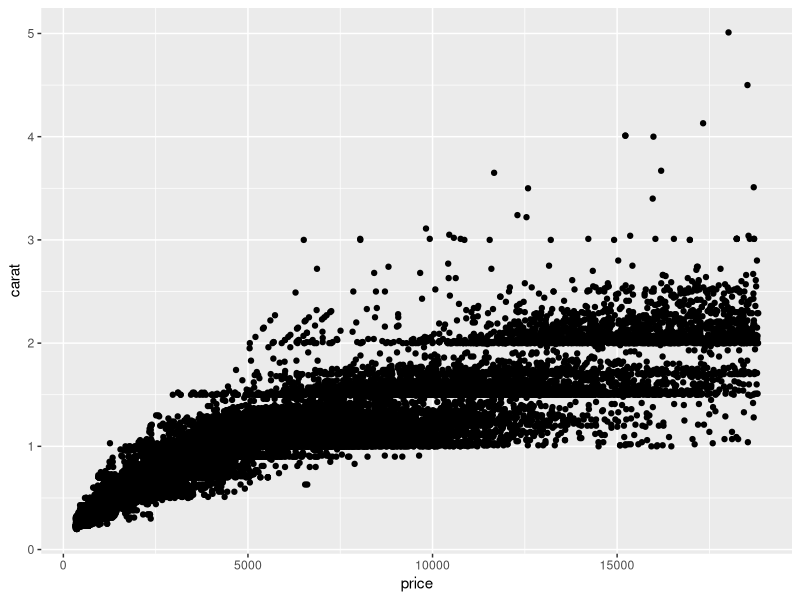
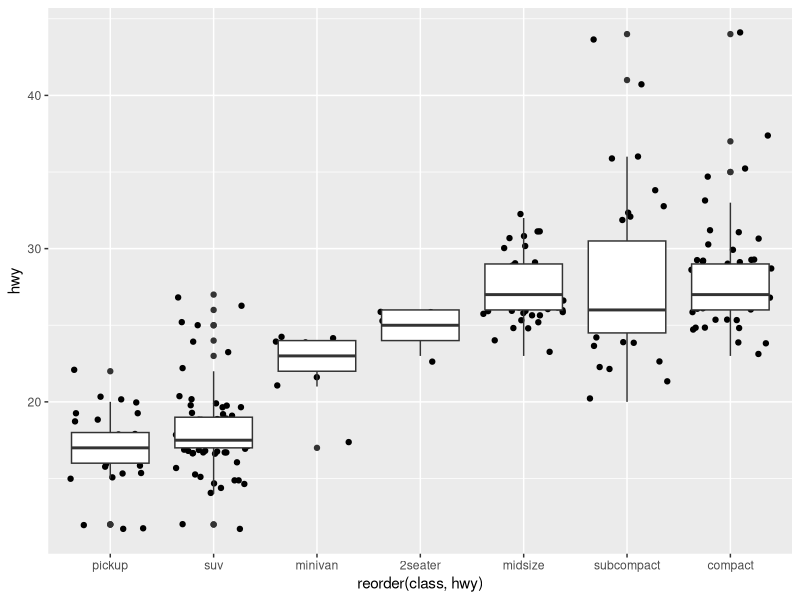
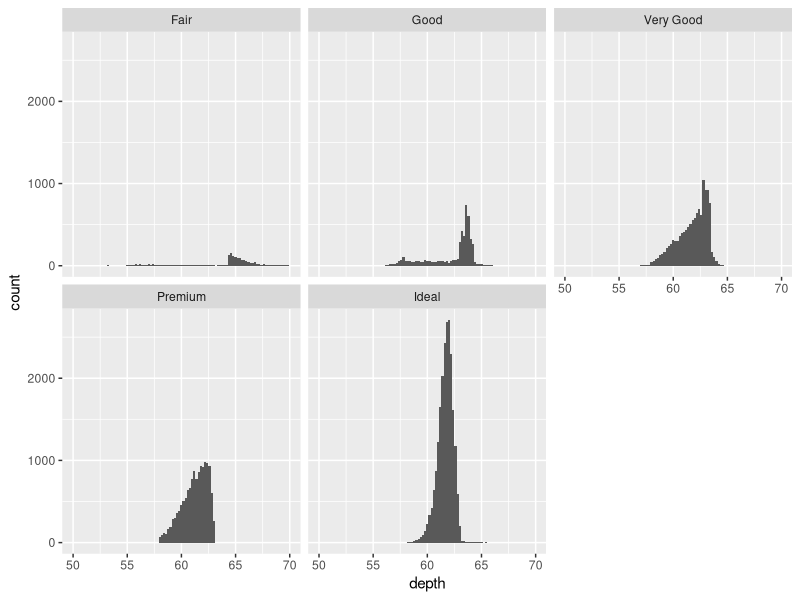
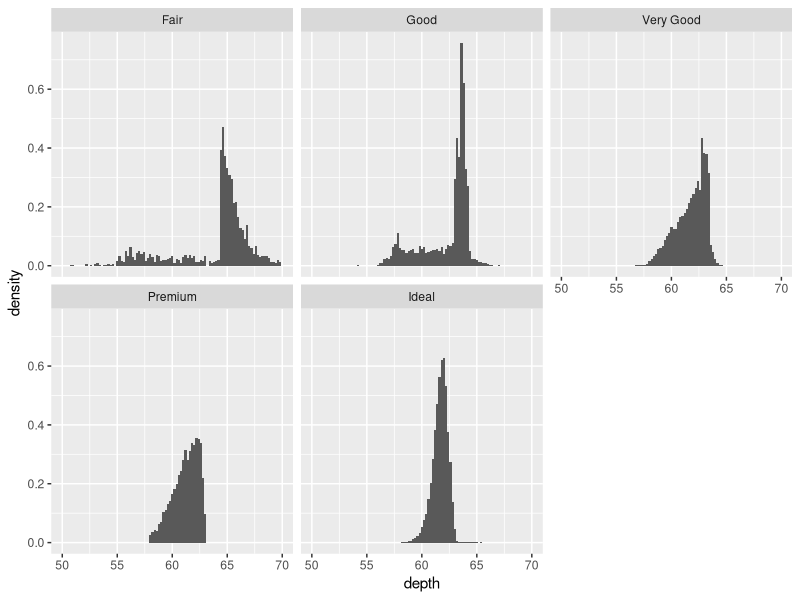
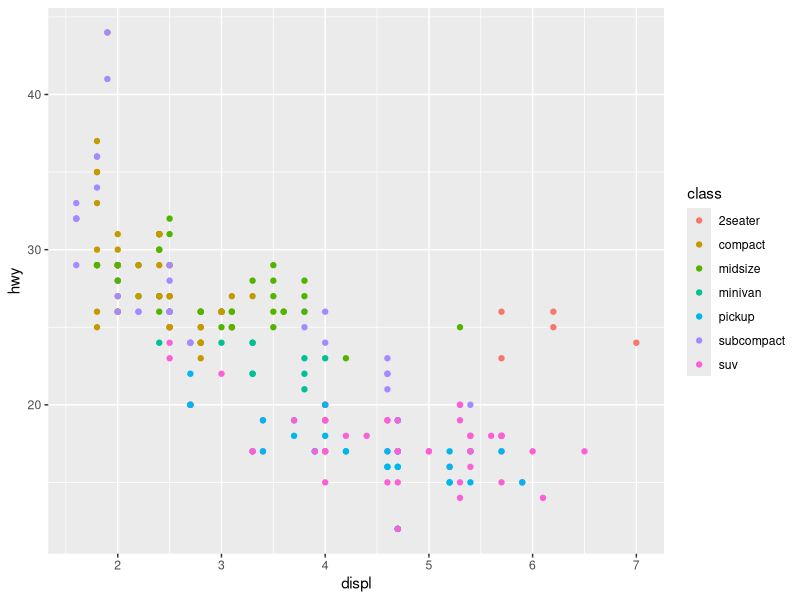
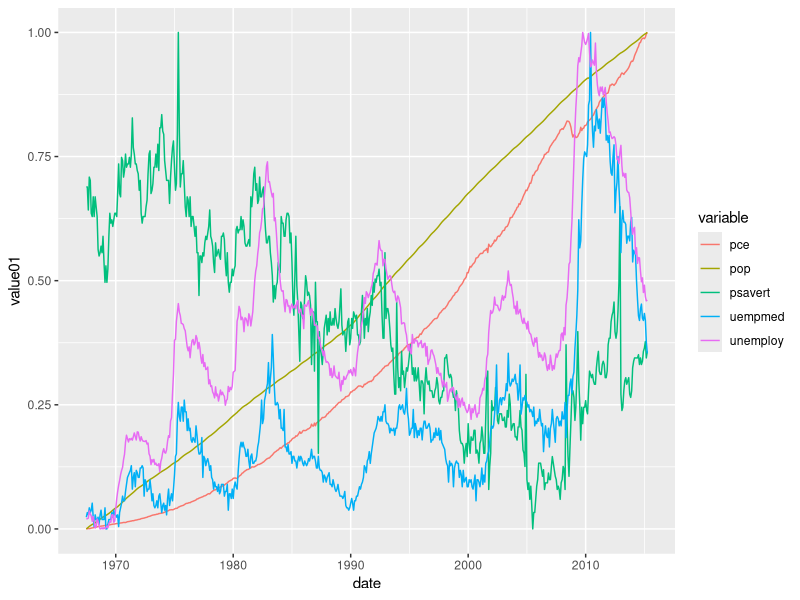

Source code (R) for these figures, in order: (Note: this script raises an error after producing the figures.)
## ---- chunk 1
install.packages("ggplot2")
library(ggplot2)

ggplot(diamonds, aes(x = price, y = carat)) +
  geom_point()
## ---- chunk 2
ggplot(mpg, aes(reorder(class, hwy), hwy)) +
  geom_jitter() +
  geom_boxplot()
## ---- chunk 3

#Plot count
ggplot(diamonds, aes(depth)) +
  geom_histogram(aes(y = ..count..), binwidth=0.2) +
  facet_wrap(~ cut) + xlim(50, 70)

#Plot density
ggplot(diamonds, aes(depth)) +
  geom_histogram(aes(y = ..density..), binwidth=0.2) +
  facet_wrap(~ cut) + xlim(50, 70)
## ---- chunk 4
ggplot(mpg, aes(displ, hwy, color = class)) +
  geom_point()

## ---- chunk 5
ggplot(economics_long,aes(date,value01,group=variable,color=variable))+geom_line()
ggplot(ecnomics_long,aes)
## ---- chunk 6
#cities<-read.table("cities.txt")
#troops<-read.table("troops.txt")
#temps<-read.table("temps.txt")
merge(cities,troops,by="long",all=TRUE)
ggplot(cities, aes(long, lat)) +
  geom_path(aes(size = survivors, colour =
direction,
    group = interaction(group, direction)), data =
troops) +
  geom_text(aes(label = city), hjust = 0, vjust = 1,
size = 4)
# Polish appearance
last_plot() +
  scale_x_continuous("", limits = c(24, 39)) +
  scale_y_continuous("") +
  scale_colour_manual(values = c("grey50","red")) +
  scale_size(c(1, 10))
